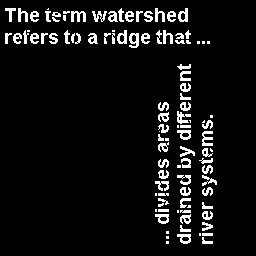
%> input picture Week3/Binary Image Analysis/Test_img/text_dilatation.png, 256 x 256 px
$ octave BIA.m   (GNU Octave 9; MATLAB toolbox functions it lacks are replaced by stand-ins)
%> lines starting %> are read from the running program, lines starting %| are printed output that depends on the picture; in (x1, y1, x2, y2) boxes, pixels count from 0 and x2, y2 are one past the last pixel; in counts of white or black regions, pixels touching at a corner belong together; the program's own positions count from 1
### Week3/Binary Image Analysis/myDilatation.m
function result = myDilatation(Img,Kernel)
[img_height,img_width] = size(Img);
result = zeros(img_height,img_width);
[kernel_hight,kernel_width] = size(Kernel);
padding_num = (kernel_hight-1)/2;
padding_img = zeros(img_height+(2*padding_num),img_width+(2*padding_num));
for i = 1:img_height
    for j = 1:img_width
        padding_img(i+padding_num,j+padding_num) = Img(i,j);
    end
end

for i = 1:img_height
    for j = 1:img_width
        tmp = zeros(kernel_width);
        for l = 0:(2*padding_num)
            for m = 0:(2*padding_num)
                tmp(l+1,m+1) = padding_img(i+l,j+m);
            end
        end
        tmp_matrix = zeros(kernel_hight,kernel_width);
        for l = 1:kernel_hight
            for m = 1:kernel_width
                tmp_matrix(l,m) = tmp(l,m) * Kernel(l,m);
            end
        end
        tmp_array = tmp_matrix(:);
        tmp_max = max(tmp_array);
        result(i,j) = tmp_max;
    end
end

end

### Week3/Binary Image Analysis/myErosion.m
function result = myDilatation(Img,Kernel)
[img_height,img_width] = size(Img);
result = zeros(img_height,img_width);
[kernel_hight,kernel_width] = size(Kernel);
padding_num = (kernel_hight-1)/2;
padding_img = zeros(img_height+(2*padding_num),img_width+(2*padding_num));
for i = 1:img_height
    for j = 1:img_width
        padding_img(i+padding_num,j+padding_num) = Img(i,j);
    end
end

for i = 1:img_height
    for j = 1:img_width
        tmp = zeros(kernel_width);
        for l = 0:(2*padding_num)
            for m = 0:(2*padding_num)
                tmp(l+1,m+1) = padding_img(i+l,j+m);
            end
        end
        tmp_matrix = zeros(kernel_hight,kernel_width);
        for l = 1:kernel_hight
            for m = 1:kernel_width
                if Kernel(l,m) ~= 0
                    tmp_matrix(l,m) = tmp(l,m) * Kernel(l,m);
                else
                    tmp_matrix(l,m) = 1;
                end
            end
        end
        tmp_array = tmp_matrix(:);
        tmp_min = min(tmp_array);
        result(i,j) = tmp_min;
    end
end

end

### Week3/Binary Image Analysis/BIA.m
img_d = imread('Test_img\text_dilatation.png');
%> img_d is the input picture: size 256x256x3 uint8; 7% white in thin lines or dots, all inside (x1, y1, x2, y2) = (5, 8, 217, 244)
img_e = imread('Test_img\text_Erosion.png');
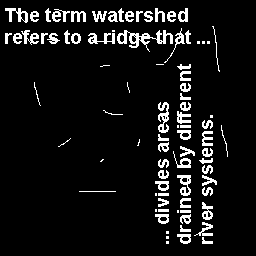
%> input picture Week3/Binary Image Analysis/Test_img/text_Erosion.png, 256 x 256 px
%> img_e is the input picture: size 256x256x3 uint8; 7.9% white in thin lines or dots, all inside (x1, y1, x2, y2) = (5, 8, 228, 244)
thresh_img_d = graythresh(img_d);
%> thresh_img_d = 0.498
thresh_img_e = graythresh(img_e);
%> thresh_img_e = 0.498
img_bw_d = im2bw(img_d,thresh_img_d);
img_bw_e = im2bw(img_e,thresh_img_e);
kernel = [0,1,0;
          1,1,1;
          0,1,0];
result_d = myDilatation(img_bw_d,kernel);
%> after the loop in myDilatation, `for i = 1:img_height`:
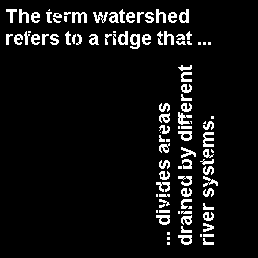
%> padding_img: size 258x258 double; values 0 (black) and 1 (white), 6.9% white in thin lines or dots, all inside (x1, y1, x2, y2) = (6, 9, 218, 245)
%> after the loop in myDilatation, `for i = 1:img_height`:
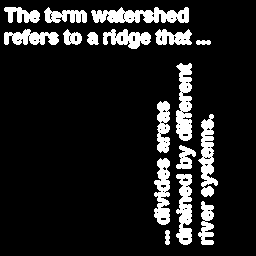
%> result: size 256x256 double; values 0 (black) and 1 (white), 12.7% white; 17 white regions, largest, box (x1, y1, x2, y2) and area: (91, 7, 189, 23) 1052, (176, 63, 192, 141) 894, (198, 114, 218, 197) 849
%> after the loop in myDilatation, `for i = 1:img_height`: tmp = [0 0 0; 0 0 0; 0 0 0]
result_e = myErosion(img_bw_e,kernel);
%> after the loop in myDilatation, `for i = 1:img_height`:
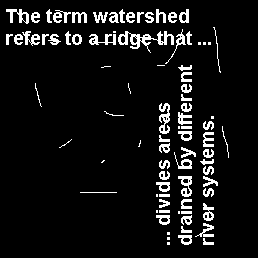
%> padding_img: size 258x258 double; values 0 (black) and 1 (white), 7.8% white in thin lines or dots, all inside (x1, y1, x2, y2) = (6, 9, 229, 245)
%> after the loop in myDilatation, `for i = 1:img_height`:
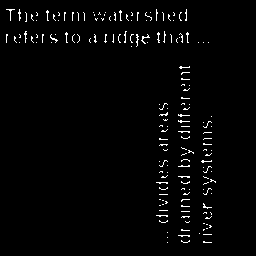
%> result: size 256x256 double; values 0 (black) and 1 (white), 2.1% white in thin lines or dots, all inside (x1, y1, x2, y2) = (6, 9, 216, 243)
%> after the loop in myDilatation, `for i = 1:img_height`: tmp_matrix = [1 0 1; 0 0 0; 1 0 1]

subplot(2,2,1)
imshow(img_d);
title("Original Image");
hold on;

subplot(2,2,2);
imshow(result_d);
title("Dilatetation Image");
hold on;

subplot(2,2,3)
imshow(img_e);
title("Original Image");
hold on;

subplot(2,2,4);
imshow(result_e);
title("Erosion Image");
